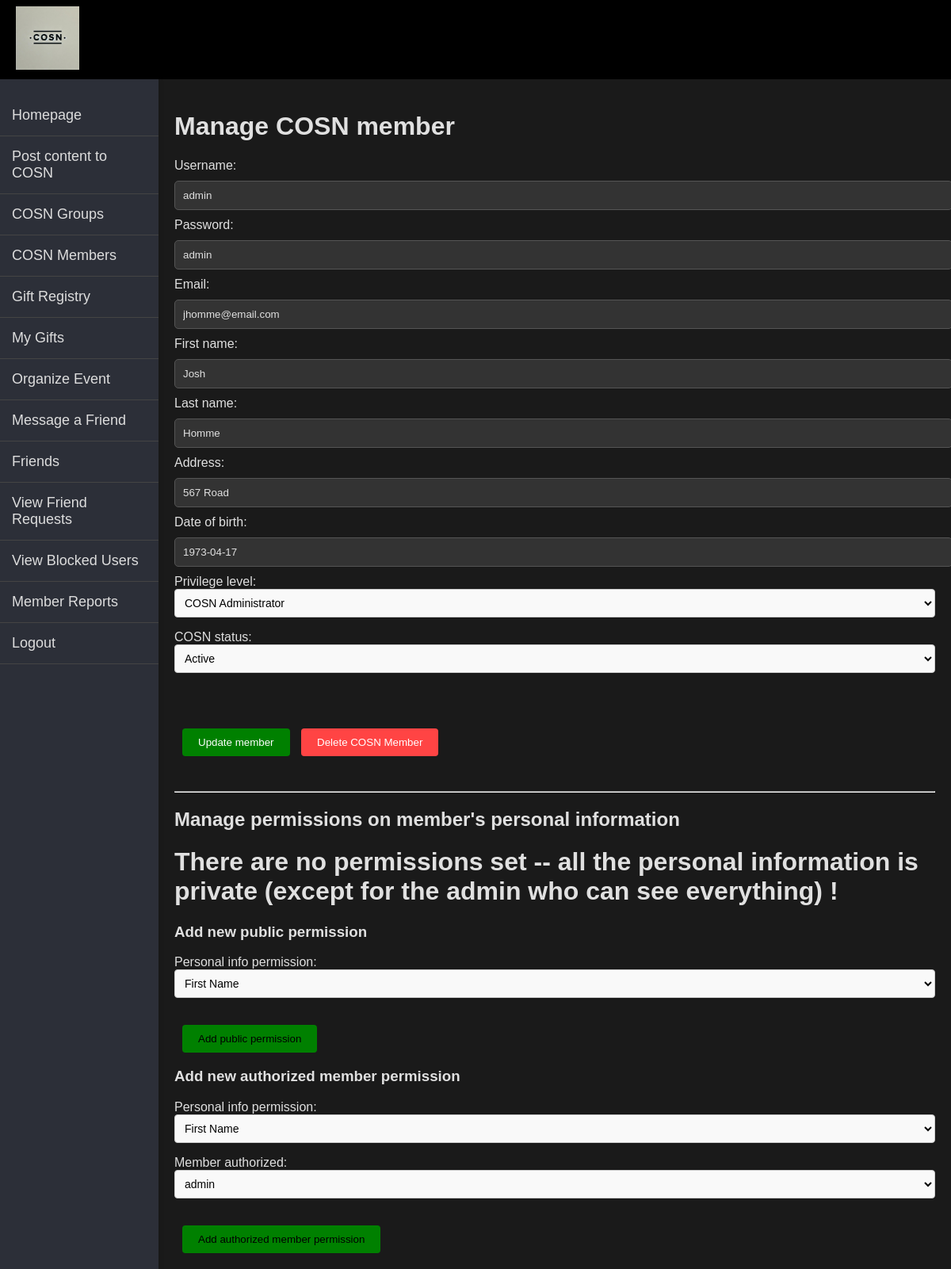
Page /App/COSN_member_manage.php?member_id=1 (signed in) on the committed database.
### App/COSN_member_manage.php (the view, shortened to what this page needs)
<?php
include("db_config.php");
include("header.php");
include('sidebar.php');
$isAdmin = false;
if ($_SESSION['privilege_level'] === 'administrator'){
    $isAdmin = true;
}
$member_id = $_GET['member_id'];
$sql = "SELECT
            personal_info_type
        FROM
            kpc353_2.personal_info_public_permissions
        WHERE
            owner_member_id = :member_id";
$stmt = $pdo->prepare($sql);
$stmt->execute([':member_id' => $member_id]);
$public_permissions = $stmt->fetchAll(PDO::FETCH_ASSOC);
$sql = "SELECT
            personal_info_type, authorized_member_id, m.username
        FROM
            kpc353_2.personal_info_permissions as pim
                LEFT JOIN kpc353_2.members as m
                    ON pim.authorized_member_id = m.member_id
        WHERE
            owner_member_id = :member_id";
$stmt = $pdo->prepare($sql);
$stmt->execute([':member_id' => $member_id]);
$private_permissions = $stmt->fetchAll(PDO::FETCH_ASSOC);
$sql = "SELECT
            m.username, m.member_id as target_member_id
        FROM  kpc353_2.members as m";
$stmt = $pdo->prepare($sql);
$stmt->execute();
$members_list = $stmt->fetchAll(PDO::FETCH_ASSOC);
$sql = "
    SELECT
        member_id,username,password,email,first_name,last_name,address,date_of_birth,privilege_level,status
    FROM
        kpc353_2.members
    WHERE
        member_id = :member_id
";
$stmt = $pdo->prepare($sql);
$stmt->execute([':member_id' => $member_id]);
$result = $stmt->fetchAll(PDO::FETCH_ASSOC);
$username = $result[0]['username'];
$password = $result[0]['password'];
$email = $result[0]['email'];
$first_name = $result[0]['first_name'];
$last_name = $result[0]['last_name'];
$address = $result[0]['address'];
$dob = $result[0]['date_of_birth'];
$privilege_level = $result[0]['privilege_level'];
$cosn_status = $result[0]['status'];
?>
<!DOCTYPE html>
<html lang="en">
<link rel="stylesheet" type = "text/css" href="COSN_member_manage.css" />
<head>
</head>
<body>
<div class="main-content">
    <h1>Manage COSN member</h1>
    <form method="POST">
        <label for="username">Username:</label>
        <input type="text" id="username" name="username" value="<?php echo $username; ?>" required><br>
        <label for="password">Password:</label>
        <input type="text" id="password" name="password" value="<?php echo $password; ?>" required><br>
        <label for="email">Email:</label>
        <input type="text" id="email" name="email" value="<?php echo $email; ?>" required><br>
        <label for="first_name">First name:</label>
        <input type="text" id="first_name" name="first_name" value="<?php echo $first_name; ?>" ><br>
        <label for="last_name">Last name:</label>
        <input type="text" id="last_name" name="last_name" value="<?php echo $last_name; ?>" ><br>
        <label for="address">Address:</label>
        <input type="text" id="address" name="address" value="<?php echo $address; ?>" ><br>
        <label for="dob">Date of birth:</label>
        <input type="text" id="dob" name="dob" value="<?php echo $dob; ?>" ><br>
        <label for="privilege_level" <?php echo ($isAdmin) ? : 'class="hidden"' ?>>Privilege level:</label>
        <select id="privilege_level" name="privilege_level" <?php echo ($isAdmin) ? : 'class="hidden"' ?> required>
            <option value="administrator" <?php echo $privilege_level === 'administrator' ? 'selected' : ''; ?>>COSN Administrator</option>
        </select><br>
        <label for="status" <?php echo ($isAdmin) ? : 'class="hidden"' ?> >COSN status:</label>
        <select id="status" name="status" <?php echo ($isAdmin) ? : 'class="hidden"' ?> required>
            <option value="Active" <?php echo $cosn_status === 'active' ? 'selected' : ''; ?>>Active</option>
        </select><br>
        <br>
        <br>
        <br>
        <button type="submit" name="update_member" style="background-color: green; color: white; padding: 10px 20px; border: none; border-radius: 4px; cursor: pointer; margin-left: 10px;">Update member</button>
        <button type="submit" name="delete_member" <?php echo ($isAdmin) ? : 'class="hidden"' ?> onclick="return confirm('Are you sure you want to delete this COSN member? ');" style="background-color: #ff4444; color: white; padding: 10px 20px; border: none; border-radius: 4px; cursor: pointer; margin-left: 10px;">    Delete COSN Member
        </button>
    </form>
    <br><br>
    <hr>
    <h2>Manage permissions on member's personal information</h3>
    <?php
        if(empty($public_permissions)&& empty($private_permissions)){
            echo "<h1>There are no permissions set -- all the personal information is private (except for the admin who can see everything) !</h1>";
        }
        ?>
        <h3>Add new public permission</h3>
        <form method="POST">
            <label for="permission_type">Personal info permission:</label>
            <select id="permission_type" name="permission_type" required>
                <option value="first_name">First Name</option>
            </select>
            <br><br>
            <button type="submit" name="add_public_permission" style="background-color: green; color: black; padding: 10px 20px; border: none; border-radius: 4px; cursor: pointer; margin-left: 10px;">
            Add public permission
            </button>
        </form>
        <h3>Add new authorized member permission</h3>
        <form method="POST">
            <label for="permission_type">Personal info permission:</label>
            <select id="permission_type" name="permission_type" required>
                <option value="first_name">First Name</option>
            </select>
            <label for="target_member_id">Member authorized:</label>
            <select id="target_member_id" name="target_member_id" required>
                <?php foreach($members_list as $member): ?>
                    <option value= <?php echo $member['target_member_id']; ?> > <?php echo $member['username']; ?> </option>
                <?php endforeach; ?>
            </select>
            <br><br>
            <button type="submit" name="add_private_permission" style="background-color: green; color: black; padding: 10px 20px; border: none; border-radius: 4px; cursor: pointer; margin-left: 10px;">
            Add authorized member permission
            </button>
        </form>
</div>
</html>

### App/header.css (style rules this page uses)
body { background-color: #f5f5f5; }

### App/css/sidebar.css (style rules this page uses)
body { margin: 0; font-family: Arial, sans-serif; }

### App/COSN_member_manage.css (style rules this page uses)
body { background-color: #1a1a1a; color: #e0e0e0; font-family: Arial, sans-serif; transition: background-color 0.3s, color 0.3s; }
input[type="text"], input[type="password"] { width: 100%; padding: 10px; margin: 10px 0; background-color: #333; color: #e0e0e0; border: 1px solid #555; border-radius: 5px; }
button { padding: 10px 20px; border: none; background-color: #666; color: #ffffff; border-radius: 5px; cursor: pointer; }
.main-content { margin-left: 200px; padding: 20px; }
select { width: 100%; padding: 8px; margin-bottom: 16px; border: 1px solid #ccc; border-radius: 4px; font-size: 14px; background-color: #f9f9f9; transition: border-color 0.3s; }

### rows in the picture
members: username "admin", password "admin", email "jhomme@email.com", first_name "Josh", last_name "Homme", address "567 Road", dob "1973-04-17", privilege_level "COSN Administrator", status "Active"

### other values in the picture
form field target_member_id "admin"
